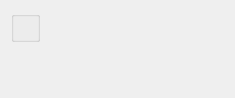
<?xml version="1.0" encoding="UTF-8"?>
<ui version="4.0">
 <comment>This file is part of the xTuple ERP: PostBooks Edition, a free and
open source Enterprise Resource Planning software suite,
Copyright (c) 1999-2018 by OpenMFG LLC, d/b/a xTuple.
It is licensed to you under the Common Public Attribution License
version 1.0, the full text of which (including xTuple-specific Exhibits)
is available at www.xtuple.com/CPAL.  By using this software, you agree
to be bound by its terms.</comment>
 <class>dspFrozenItemSites</class>
 <widget class="QWidget" name="dspFrozenItemSites">
  <property name="geometry">
   <rect>
    <x>0</x>
    <y>0</y>
    <width>235</width>
    <height>98</height>
   </rect>
  </property>
  <property name="windowTitle">
   <string>Frozen Item Sites</string>
  </property>
  <layout class="QVBoxLayout" name="verticalLayout">
   <item>
    <layout class="QHBoxLayout" name="horizontalLayout">
     <item>
      <widget class="WarehouseGroup" name="_warehouse">
       <property name="title">
        <string/>
       </property>
       <property name="fixedSize">
        <bool>false</bool>
       </property>
      </widget>
     </item>
     <item>
      <spacer name="Spacer8">
       <property name="orientation">
        <enum>Qt::Horizontal</enum>
       </property>
       <property name="sizeType">
        <enum>QSizePolicy::Expanding</enum>
       </property>
       <property name="sizeHint" stdset="0">
        <size>
         <width>0</width>
         <height>20</height>
        </size>
       </property>
      </spacer>
     </item>
    </layout>
   </item>
   <item>
    <spacer name="verticalSpacer">
     <property name="orientation">
      <enum>Qt::Vertical</enum>
     </property>
     <property name="sizeHint" stdset="0">
      <size>
       <width>20</width>
       <height>0</height>
      </size>
     </property>
    </spacer>
   </item>
  </layout>
 </widget>
 <layoutdefault spacing="6" margin="11"/>
 <customwidgets>
  <customwidget>
   <class>WarehouseGroup</class>
   <extends>QGroupBox</extends>
   <header>warehousegroup.h</header>
   <container>1</container>
  </customwidget>
 </customwidgets>
 <tabstops>
  <tabstop>_warehouse</tabstop>
 </tabstops>
 <includes>
  <include location="global">parameter.h</include>
 </includes>
 <resources/>
 <connections/>
</ui>
